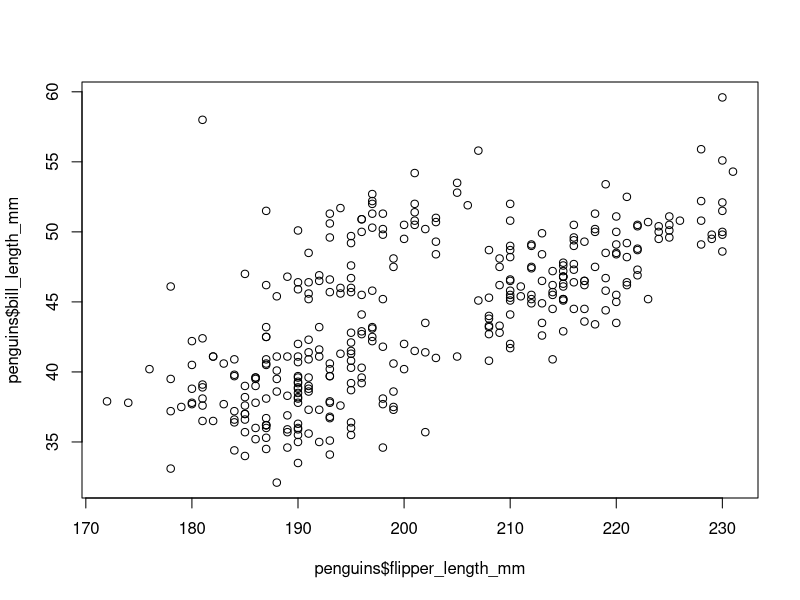

The R source for this figure:
## ---- chunk 1
knitr::opts_chunk$set(echo = TRUE)
## ---- chunk 2
library(palmerpenguins)
head(penguins)
head(penguins_raw)
## ---- chunk 3
plot(penguins$bill_length_mm ~ penguins$flipper_length_mm)
## ---- chunk 4
summary(lm(body_mass_g ~ flipper_length_mm, data = penguins))
